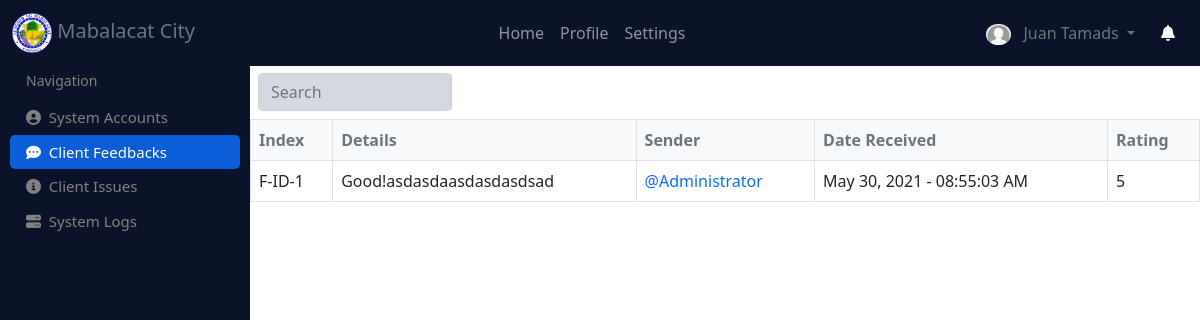
Screenshot of /client_feedbacks (signed in) with the database file from the repository.
### website/models.py (models this page shows)
class User(db.Model, UserMixin):
    id = db.Column(db.Integer, primary_key=True)
    image = db.Column(db.String(255), default="default.png")
    name = db.Column(db.String(150), unique=True)
    username = db.Column(db.String(150), unique=True)
    password = db.Column(db.String(150))
    email = db.Column(db.String(150), unique=True)
    number = db.Column(db.Integer, unique=True)
    role = db.Column(db.String(150), default="User")
    activated = db.Column(db.Integer, default=0)
    created_at = db.Column(db.DateTime(timezone=True), default=func.now())
    updated_at = db.Column(db.DateTime(timezone=True), default=func.now())
    items = db.relationship('Item')
    feedbacks = db.relationship('Feedback', backref='user')
    issues = db.relationship('Issue', backref='user')
    logs = db.relationship('Log', backref='user')

class Feedback(db.Model):
    id = db.Column(db.Integer, primary_key=True)
    details = db.Column(db.Text)
    rating = db.Column(db.Integer)
    date = db.Column(db.DateTime(timezone=True), default=func.now())
    user_id = db.Column(db.Integer, db.ForeignKey("user.id"))

### website/management.py (the view)
@management.route('/client_feedbacks')
@login_required
def feedbacks():
    feedbacks = Feedback.query.join(User).filter(Feedback.user_id==User.id).order_by(desc(Feedback.date)).all()
    return render_template("client_feedbacks.html", feedbacks=feedbacks)

### website/templates/client_feedbacks.html (shortened to what this page needs)
{% extends "base.html" %}
{% block main_content %}
<div class="sidenav">
    <br><br>
    <span style="padding: 6px 8px 6px 16px; color: #818181; font-size: 14px;">Navigation</span>
    <a href="/accounts" class="mt-2"><i class="fa fa-user-circle" aria-hidden="true"></i>&nbsp;&nbsp;System Accounts</a>
    <a href="/client_feedbacks" class="active"><i class="fa fa-commenting" aria-hidden="true"></i>&nbsp;&nbsp;Client Feedbacks</a>
    <a href="/client_issues"><i class="fa fa-info-circle" aria-hidden="true"></i>&nbsp;&nbsp;Client Issues</a>
    <a href="/system_logs"><i class="fa fa-server" aria-hidden="true"></i>&nbsp;&nbsp;System Logs</a>
</div>
<div class="main" style="margin-top: 65px;">
    <div class="row p-2">
        <div class="col-sm-10">
            <input type="text" placeholder="Search" class="form-control w-25" style="background-color: #d7d9e0;" id="myInput">
        </div>
    </div>
    <table class="table table-bordered">
        <thead class="bg-light text-muted">
            <tr>
                <th>Index</th>
                <th>Details</th>
                <th>Sender</th>
                <th>Date Received</th>
                <th>Rating</th>
            </tr>
        </thead>
        <tbody id="itemsTable">
          {% for f in feedbacks %}
          <tr>
            <td>F-ID-{{ f.id }}</td>
            <td>{{f.details}}</td>
            <td><a href="/view_account/{{f.user_id}}" style="text-decoration: none;">@{{ f.user.name }}</a></td>
            <td>{{ f.date.strftime('%b %d, %Y - %H:%M:%S %p') }}</td>
            <td>{{ f.rating }}</td>
          </tr>
          {% endfor %}
        </tbody>
    </table>
</div>
{% endblock %}

### website/templates/base.html (shortened to what this page needs)
<!DOCTYPE html>
<html lang="en">
<head>
    <link href="{{ url_for('static', filename='css/bootstrap.min.css') }}" rel="stylesheet">
    <link href="{{ url_for('static', filename='custom.css') }}" rel="stylesheet">
    <link rel="stylesheet" href="//cdn.datatables.net/1.10.24/css/jquery.dataTables.min.css">
    <link href="{{ url_for('static', filename='css/bootstrap-lightbox.min.css') }}" rel="stylesheet">
</head>
<body>
    <nav class="navbar fixed-top navbar-expand-lg navbar-dark theme_bg">
        <div class="container-fluid">
          <div class="collapse navbar-collapse" id="navbarTogglerDemo01">
            <a class="navbar-brand text-muted" href="/">
                <img src="{{ url_for('static', filename='logo.png') }}" height="40px">
                Mabalacat City
            </a>
            <ul class="navbar-nav mx-auto mb-2 mb-lg-0">
                <li class="nav-item">
                  <a class="nav-link" href="/" {% if request.url_rule.endpoint == "inventory.inventory_home" %}id="nav_active"{% endif %}>Home</a>
                </li>
              <li class="nav-item">
                <a class="nav-link" href="/profile" {% if request.url_rule.endpoint == "auth.profile" %}id="nav_active"{% endif %}>Profile</a>
              </li>
              <li class="nav-item">
                <a class="nav-link" href="/settings" {% if request.url_rule.endpoint == "auth.settings" %}id="nav_active"{% endif %}>Settings</a>
              </li>
            </ul>
            <div class="d-flex">
                <div class="dropdown">
                    <button class="btn theme_bg text-muted dropdown-toggle" type="button" id="dropdownMenuButton1" data-bs-toggle="dropdown" aria-expanded="false">
                      {% if current_user.image %}
                        <img src="{{ url_for('static', filename='item_images/'+current_user.image) }}" style="border-radius: 50%; width: 25px;">
                      {% else %}
                          <img src="{{ url_for('static', filename='item_images/default.png') }}" style="border-radius: 50%; width: 25px;">
                      {% endif %}
                      {{ current_user.name }}
                    </button>
                </div>
                <a class="btn text-light" href="/item_notification">
                  <i class="fa fa-bell" aria-hidden="true"></i>
                </a>
            </div>
          </div>
        </div>
      </nav>
    {% block main_content %}
    {% endblock %}
</body>
</html>

### website/static/custom.css (style rules this page uses)
.theme_bg { background-color: #0b132b; }

### website/templates/base.html (style rules this page uses)
.theme_bg { background-color: #0b132b; }

### website/templates/client_feedbacks.html (style rules this page uses)
.sidenav { height: 100%; width: 250px; position: fixed; z-index: 1; top: 0; left: 0; background-color: #0b132b; overflow-x: hidden; padding-top: 20px; padding-left: 10px; padding-right: 10px; }
.sidenav a { padding: 6px 8px 6px 16px; text-decoration: none; font-size: 15px; color: #818181; display: block; }
.main { margin-left: 250px; }
.sidenav .active { background-color: #0b5ed7; color: white; border-radius: 5px; }

### rows the page displays
User: image (placeholder picture), name "Juan Tamads"
Feedback: id "1", details "Good!asdasdaasdasdasdsad", user.name "Administrator", date "May 30, 2021 - 08:55:03 AM", rating "5"
